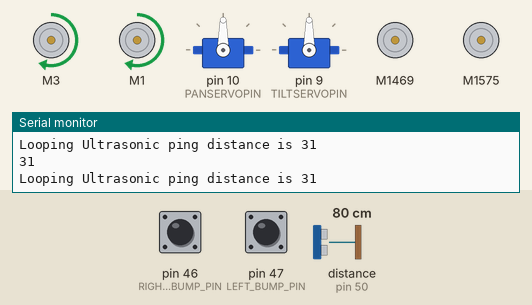
Recording of a sketch running on a simulated Arduino Mega 2560, built with avr-gcc and run on an emulated ATmega2560. Parts: 4 × DC motor (green arrow = forward, orange = backward, longer = faster), 2 × servo, the last lines printed to the serial monitor. The inputs (shaded band) are chosen by the test bench; at power-on: distance to the obstacle (sensor on pin 50) 80 cm, pin 46 (RIGHT_BUMP_PIN) HIGH, pin 47 (LEFT_BUMP_PIN) HIGH. The echo pulse lasts 58.3 µs per cm.

Above: at 3.2 s.
3.3 s: distance to the obstacle (sensor on pin 50) set to 30 cm
4.8 s: distance to the obstacle (sensor on pin 50) set to 25 cm
At 7.4 s:
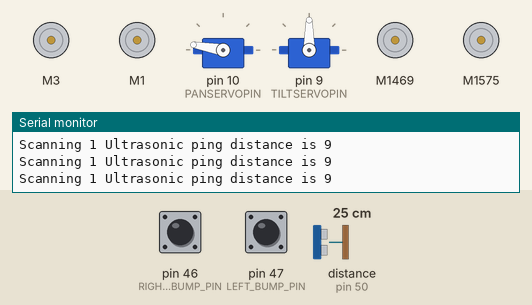
7.8 s: pin 46 (RIGHT_BUMP_PIN) pulled LOW for 3.2 s
At 10.5 s:
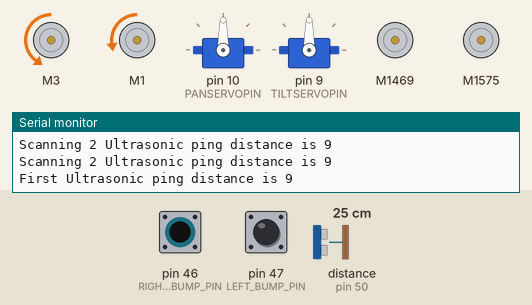
12.5 s: distance to the obstacle (sensor on pin 50) set to 35 cm
15.5 s: pin 47 (LEFT_BUMP_PIN) pulled LOW for 3.2 s
At 16.7 s:
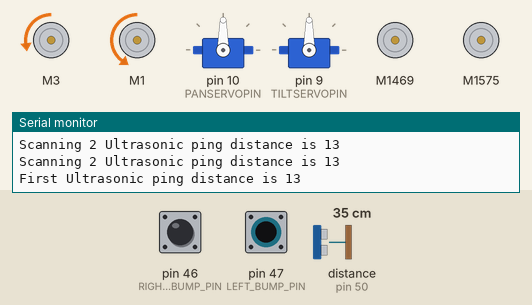
20.2 s: pin 46 (RIGHT_BUMP_PIN) pulled LOW for 0.15 s
At 21.3 s:
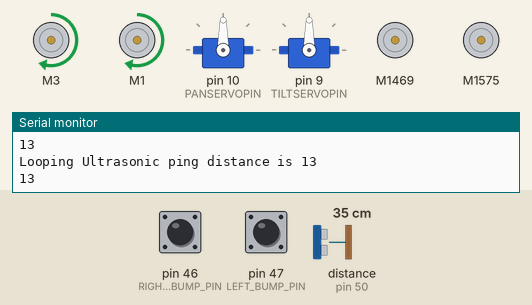
Timing chart, 0 to 23.2 s (numbered marks = the images above; inputs shaded):
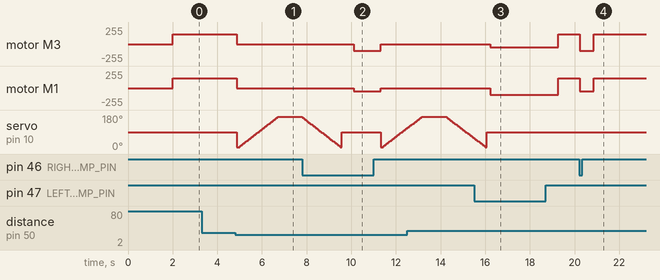

Measured:
- the behaviour switches between 28 and 27 cm on distance to the obstacle (sensor on pin 50) (found by bisection; images 0 and 1)
- after the input at 4.8 s, motor M3, motor M1: forward 150/255 → stopped after 0.06 s
- after the input at 7.8 s, motor M3: stopped → backward 100/255 after 2.3 s, → stopped 1.2 s later; motor M1: stopped → backward 50/255 after 2.3 s, → stopped 1.2 s later
- after the input at 15.5 s, motor M3: stopped → backward 50/255 after 0.73 s, → forward 150/255 3.0 s later; motor M1: stopped → backward 100/255 after 0.73 s, → forward 150/255 3.0 s later
- after the input at 20.2 s, motor M3: forward 150/255 → backward 100/255 at once, → forward 150/255 0.61 s later; motor M1: forward 150/255 → backward 50/255 at once, → forward 150/255 0.61 s later

The sketch:

B3_09Servo_Ultrasonic.ino
```cpp
/* B3_09_Servo_Sonic.ino

   Drive the TWO-WHEELED Bread Board Bot (BBbot, B^3)
   forward.   When within 10 inches of something, turn servos to find clearest path
   and then go that way.
   When a whisker bump sensor on either side hits something,
   back up and turn slightly away from that direction and resume
   forward path.

   Stop at a specified distance from an object directly ahead.

   Arduino: Arduino Mega 256 v3 Clone
   Motor Shield: Adafruit assembled Motor Shield for Arduino v2
   ---->  http://www.adafruit.com/products/1438

   Programmer: Dave Eslinger; June 13, 2015
   Revisions:   Added sonic sensors on servos, June 23, 2016.
*/
#include <Wire.h>
#include <Adafruit_MotorShield.h>
#include <math.h>
#include <BreadBoardBot.h>
#include <Ultrasonic.h>
#include <Servo.h>

// Create the motor shield object with the default I2C address
Adafruit_MotorShield AFMS = Adafruit_MotorShield();

// Define Servos
Servo panServo;
Servo tiltServo;

/* Define Constants */

// IO Pins used
const byte LEFT_BUMP_PIN = 47;    // Define DIGITAL Pins for left
const byte RIGHT_BUMP_PIN = 46;   // and right bump sensors
const byte SONIC_TRIGGER_PIN = 51;
const byte SONIC_ECHO_PIN = 50;

// Parameters controlling program behavior
// Bump behavior
const byte FORWARD_SPEED = 150;   // Define normal speeds
const byte BACKWARD_SPEED = 100;  // and backup/turn speed
const int  TURN_DURATION = 600;   // Turn length in milliseconds

// Sonic sensor
const float TARGET_DISTANCE_INCHES = 10;
//const int MAX_SONIC_DISTANCE = 500;      // cm, optional, 500 cm is default

// Define 'ports' for motors.
const byte LEFT_MOTOR_PORT = 3;
const byte RIGHT_MOTOR_PORT = 1;
// Create pointers to motor control objects
Adafruit_DCMotor *motorLeft = AFMS.getMotor(LEFT_MOTOR_PORT);
Adafruit_DCMotor *motorRight = AFMS.getMotor(RIGHT_MOTOR_PORT);

/* Define new untrasonic sensor with trigger & echo pins and
   the maximum distance to be sensed. */
Ultrasonic sonic(SONIC_TRIGGER_PIN, SONIC_ECHO_PIN);

/* Define servo pins */
const byte PANSERVOPIN = 10; // Servo 1 on AdaFruit Motor Shield
const byte TILTSERVOPIN = 9; // Servo 2

int pingDist; // define variable to use for distance measurements


void setup(void){
  AFMS.begin();  // create with the default frequency 1.6KHz
  // Turn off all motors to start, just a good habit
  motorLeft->run(RELEASE);
  motorRight->run(RELEASE);

  panServo.attach(PANSERVOPIN);
  tiltServo.attach(TILTSERVOPIN);
  panServo.write(90);
  tiltServo.write(90);

  Serial.begin(9600);  //Begin serial communcation

  /*Set up Bump Pins with Arduino internal pullup resistors
    This will make them always high unless a bump switch is hit,
    which will make a connection to ground and they will read low. */
  pinMode(LEFT_BUMP_PIN,INPUT_PULLUP);
  pinMode(RIGHT_BUMP_PIN,INPUT_PULLUP);

/* These definitions are done in the Ultrasonic library
  pinMode(SONIC_TRIGGER_PIN,OUTPUT);
  pinMode(SONIC_ECHO_PIN,INPUT);
  */
  delay(2000);  // Two second delay to get the robot placed
}

void loop(){

/*  // Test some of the sonic library functions:
  Serial.print(sonic.ping_in());
  Serial.print(" inches, cm = ");
  Serial.print(sonic.ping_cm());
  Serial.print(", actual ping time (ms) = ");
  int ping_milli = sonic.ping();
  Serial.print(ping_milli);
  Serial.print(", real inches = ");
  Serial.print(Distance_inches(ping_milli));
  Serial.print(", real cm = ");
  Serial.println(Distance_cm(ping_milli));
  delay(100); // Just to slow things down
*/
/*   for (int i=0; i<=170; i+=5) {
    panServo.write(i);
    delay(50);
  }
  delay(1000);
  for (int i=170; i>=0; i-=5) {
    panServo.write(i);
    delay(50);
  }
  delay(1000); */
//  panServo.write(180);
//  delay(1000);
//  panServo.write(90);
//  delay(1000);
//  panServo.write(0);
//   delay(1000);
//  panServo.write(90);


//   Assuming no switches closed initially.  Drive forward:
  motorLeft->setSpeed(FORWARD_SPEED);
  motorRight->setSpeed(FORWARD_SPEED);
  pingDist = max(sonic.distanceRead(INC),1);
  Serial.println(String("First Ultrasonic ping distance is "+ String(pingDist)));
  while(digitalRead(LEFT_BUMP_PIN) && digitalRead(RIGHT_BUMP_PIN)
	&& pingDist > TARGET_DISTANCE_INCHES) {
    motorLeft->run(FORWARD);
    motorRight->run(FORWARD);
  pingDist = max(sonic.distanceRead(INC),1);
  Serial.println(String("Looping Ultrasonic ping distance is "+ String(pingDist)));
  Serial.println(String(pingDist));
  }

/*   If you got here, one of the bump switches was closed or B^3 is too
     close to something straight ahead */

  /* First check the LEFT sensor: */
  if(! digitalRead(LEFT_BUMP_PIN)) { // the LEFT side switch was bumped
    motorLeft->setSpeed(BACKWARD_SPEED/2); // Slowly back up and turn to right
    motorRight->setSpeed(BACKWARD_SPEED);
    motorLeft->run(BACKWARD);
    motorRight->run(BACKWARD);
    delay(TURN_DURATION);                  // for specified duration
    motorLeft->run(RELEASE);               // Then stop power to the motors
    motorRight->run(RELEASE);              // and move to next section of code
  }
  /* Then check the right sensor: */
  else if(! digitalRead(RIGHT_BUMP_PIN)) { // the RIGHT side switch was bumped
    motorLeft->setSpeed(BACKWARD_SPEED); // Slowly back up and turn to left
    motorRight->setSpeed(BACKWARD_SPEED/2);
    motorLeft->run(BACKWARD);
    motorRight->run(BACKWARD);
    delay(TURN_DURATION);                 // for specified duration
    motorLeft->run(RELEASE);               // Then stop power to the motors
    motorRight->run(RELEASE);              // and move to next section of code
  }
  /* It must have been the sonar sensor */
  else {
    motorLeft->run(RELEASE);   // So stop power to the motors
    motorRight->run(RELEASE);  // and move to next section of code
	float maxDist = -999.;
	int newDirection = 0;

	for (int i=10; i<=170; i+=5) {
		panServo.write(i);
    pingDist = max(sonic.distanceRead(INC),1);
    Serial.println(String("Scanning 1 Ultrasonic ping distance is "+ String(pingDist)));

		if(pingDist > maxDist) {
			//newDirection = i - 90;
      newDirection = map(i,0, 180, -90, 90);
			maxDist = pingDist;
			String outMsg = String("New maximum distance is " +
				String(pingDist) + " at angle " + String(newDirection));
			Serial.println(outMsg);
		}
		delay(50);
	}
	delay(1000);
	for (int i=170; i>=10; i-=5) {
		panServo.write(i);
    pingDist = max(sonic.distanceRead(INC),1);
    Serial.println(String("Scanning 2 Ultrasonic ping distance is "+ String(pingDist)));
		if(pingDist > maxDist) {
			newDirection = i - 90;
			maxDist = pingDist;
		}
		delay(50);
	}
	/* Now turn to the new maximumum direction! */
	panServo.write(90);
	spin(newDirection,75,motorLeft,motorRight);
  }

  /*That is all!  Now go back to the beginning of the loop and
     drive straight ahead until somehting is bumped. */
}

/* float Distance_inches(int ping) { */
/*   float inches_per_sec = 13582.67;  // Equivilent to 345 m/s */
/*   return ping * inches_per_sec * 1e-6 *0.5; */
/* } */

/* float Distance_cm(int ping) { */
/*   float cm_per_sec = 34500.;        // Equivilent to 345 m/s */
/*   return ping * cm_per_sec * 1e-6 *0.5; */
/* } */
```
